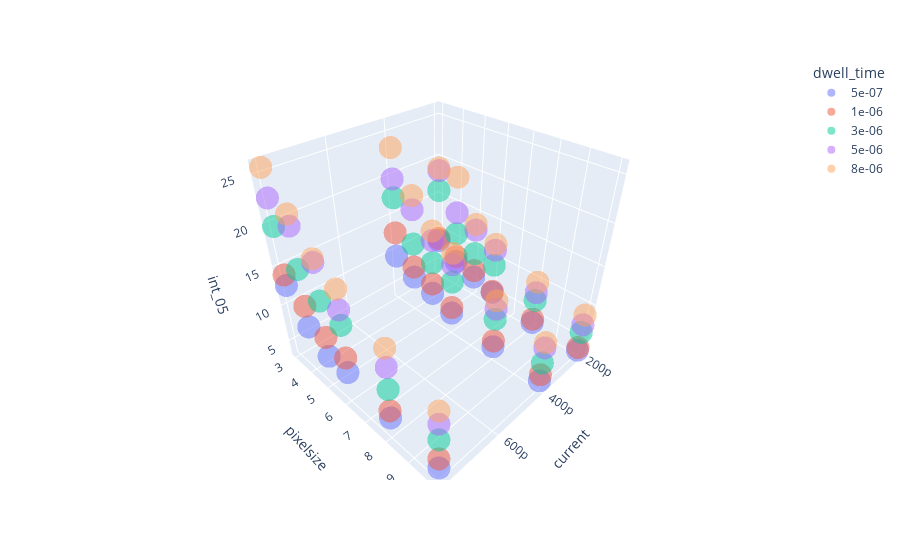
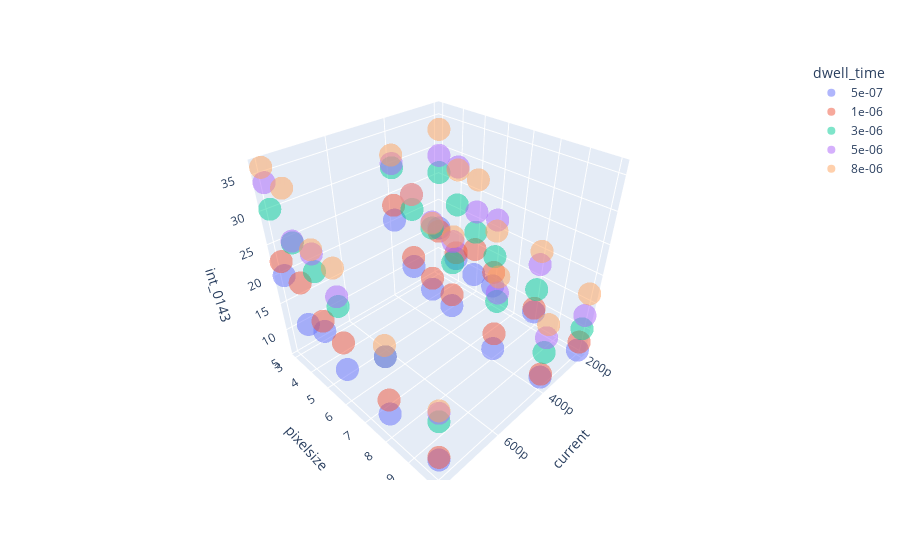

Notebook source saved alongside these figures, in order:
### Code cell
import plotly.express as px


# convert dwell time to category
df["dwell_time"] = df["dwell_time"].astype("category")

# plot 3d scatter plot with current, pixelsize and int_05 color by dwell time
fig = px.scatter_3d(df, x="current", 
                    y="pixelsize", 
                    z="int_05", 
                    color="dwell_time", 
                    opacity=0.5)
fig.show()


# plot 3d scatter plot with current, pixelsize and int_0143 color by dwell time
fig = px.scatter_3d(df, x="current", 
                    y="pixelsize", 
                    z="int_0143", 
                    color="dwell_time", 
                    opacity=0.5)
fig.show()

### Figure 1 — Plotly figure (JSON) as saved in the notebook; plotly's stock layout.template omitted (floating-point values rounded to 4 significant figures)
{"data": [{"hovertemplate": "dwell_time=5e-07<br>current=%{x}<br>pixelsize=%{y}<br>int_05=%{z}<extra></extra>", "legendgroup": "5e-07", "marker": {"color": "#636efa", "opacity": 0.5, "symbol": "circle"}, "mode": "markers", "name": "5e-07", "scene": "scene", "showlegend": true, "type": "scatter3d", "x": [2e-10, 2e-10, 2e-10, 2e-10, 2e-10, 2e-10, 4e-10, 4e-10, 4e-10, 4e-10, 4e-10, 4e-10, 8e-10, 8e-10, 8e-10, 8e-10, 8e-10, 8e-10], "y": [3.0, 4, 5.0, 6.0, 8, 10.0, 3.0, 4, 5.0, 6.0, 8, 10.0, 3.0, 4, 5.0, 6.0, 8, 10.0], "z": [8.333, 6.5, 5.6, 4.833, 3.75, 3.5, 9.333, 7.75, 7.0, 5.833, 4.75, 4.2, 12.67, 9, 7.0, 7.0, 5.75, 4.7]}, {"hovertemplate": "dwell_time=1e-06<br>current=%{x}<br>pixelsize=%{y}<br>int_05=%{z}<extra></extra>", "legendgroup": "1e-06", "marker": {"color": "#EF553B", "opacity": 0.5, "symbol": "circle"}, "mode": "markers", "name": "1e-06", "scene": "scene", "showlegend": true, "type": "scatter3d", "x": [2e-10, 2e-10, 2e-10, 2e-10, 2e-10, 2e-10, 4e-10, 4e-10, 4e-10, 4e-10, 4e-10, 4e-10, 8e-10, 8e-10, 8e-10, 8e-10, 8e-10, 8e-10], "y": [3.0, 4, 5.0, 6.0, 8, 10.0, 3.0, 4, 5.0, 6.0, 8, 10.0, 3.0, 4, 5.0, 6.0, 8, 10.0], "z": [8.667, 7.25, 6.6, 5.0, 4.25, 3.9, 12.67, 9.25, 8.4, 6.667, 5.625, 5.1, 14.0, 11.75, 9.6, 9.0, 6.75, 6.0]}, {"hovertemplate": "dwell_time=3e-06<br>current=%{x}<br>pixelsize=%{y}<br>int_05=%{z}<extra></extra>", "legendgroup": "3e-06", "marker": {"color": "#00cc96", "opacity": 0.5, "symbol": "circle"}, "mode": "markers", "name": "3e-06", "scene": "scene", "showlegend": true, "type": "scatter3d", "x": [2e-10, 2e-10, 2e-10, 2e-10, 2e-10, 2e-10, 4e-10, 4e-10, 4e-10, 4e-10, 4e-10, 4e-10, 8e-10, 8e-10, 8e-10, 8e-10, 8e-10, 8e-10], "y": [3.0, 4, 5.0, 6.0, 8, 10.0, 3.0, 4, 5.0, 6.0, 8, 10.0, 3.0, 4, 5.0, 6.0, 8, 10.0], "z": [15.67, 10.75, 9.2, 9.0, 7.125, 6.2, 17.33, 12.5, 11.4, 10.33, 8.75, 6.8, 19.67, 16.25, 14.2, 13.17, 9.625, 8.6]}, {"hovertemplate": "dwell_time=5e-06<br>current=%{x}<br>pixelsize=%{y}<br>int_05=%{z}<extra></extra>", "legendgroup": "5e-06", "marker": {"color": "#ab63fa", "opacity": 0.5, "symbol": "circle"}, "mode": "markers", "name": "5e-06", "scene": "scene", "showlegend": true, "type": "scatter3d", "x": [2e-10, 2e-10, 2e-10, 2e-10, 2e-10, 2e-10, 4e-10, 4e-10, 4e-10, 4e-10, 4e-10, 4e-10, 8e-10, 8e-10, 8e-10, 8e-10, 8e-10, 8e-10], "y": [3.0, 4, 5.0, 6.0, 8, 10.0, 3.0, 4, 5.0, 6.0, 8, 10.0, 3.0, 4, 5.0, 6.0, 8, 10.0], "z": [18.33, 13.75, 12.6, 11.17, 8.25, 7.3, 19.67, 17, 14.4, 12.67, 10.12, 8.9, 22.67, 21, 18.6, 15.0, 12.38, 10.6]}, {"hovertemplate": "dwell_time=8e-06<br>current=%{x}<br>pixelsize=%{y}<br>int_05=%{z}<extra></extra>", "legendgroup": "8e-06", "marker": {"color": "#FFA15A", "opacity": 0.5, "symbol": "circle"}, "mode": "markers", "name": "8e-06", "scene": "scene", "showlegend": true, "type": "scatter3d", "x": [2e-10, 2e-10, 2e-10, 2e-10, 2e-10, 2e-10, 4e-10, 4e-10, 4e-10, 4e-10, 4e-10, 4e-10, 8e-10, 8e-10, 8e-10, 8e-10, 8e-10, 8e-10], "y": [3.0, 4, 5.0, 6.0, 8, 10.0, 3.0, 4, 5.0, 6.0, 8, 10.0, 3.0, 4, 5.0, 6.0, 8, 10.0], "z": [18.67, 18.5, 13.4, 12.0, 9.75, 8.7, 23.33, 18.75, 15.6, 14.17, 11.25, 9.6, 25.67, 22.25, 19, 17.33, 14.62, 12.2]}], "layout": {"legend": {"title": {"text": "dwell_time"}, "tracegroupgap": 0}, "margin": {"t": 60}, "scene": {"domain": {"x": [0, 1], "y": [0, 1]}, "xaxis": {"title": {"text": "current"}}, "yaxis": {"title": {"text": "pixelsize"}}, "zaxis": {"title": {"text": "int_05"}}}}}

### Figure 2 — Plotly figure (JSON) as saved in the notebook; plotly's stock layout.template omitted (floating-point values rounded to 4 significant figures)
{"data": [{"hovertemplate": "dwell_time=5e-07<br>current=%{x}<br>pixelsize=%{y}<br>int_0143=%{z}<extra></extra>", "legendgroup": "5e-07", "marker": {"color": "#636efa", "opacity": 0.5, "symbol": "circle"}, "mode": "markers", "name": "5e-07", "scene": "scene", "showlegend": true, "type": "scatter3d", "x": [2e-10, 2e-10, 2e-10, 2e-10, 2e-10, 2e-10, 4e-10, 4e-10, 4e-10, 4e-10, 4e-10, 4e-10, 8e-10, 8e-10, 8e-10, 8e-10, 8e-10, 8e-10], "y": [3.0, 4, 5.0, 6.0, 8, 10.0, 3.0, 4, 5.0, 6.0, 8, 10.0, 3.0, 4, 5.0, 6.0, 8, 10.0], "z": [15.0, 10.5, 9.2, 9.0, 8.375, 5.8, 20.67, 13.75, 11.4, 10.5, 7.125, 7.5, 20, 13.75, 15.2, 11.17, 9.625, 9.0]}, {"hovertemplate": "dwell_time=1e-06<br>current=%{x}<br>pixelsize=%{y}<br>int_0143=%{z}<extra></extra>", "legendgroup": "1e-06", "marker": {"color": "#EF553B", "opacity": 0.5, "symbol": "circle"}, "mode": "markers", "name": "1e-06", "scene": "scene", "showlegend": true, "type": "scatter3d", "x": [2e-10, 2e-10, 2e-10, 2e-10, 2e-10, 2e-10, 4e-10, 4e-10, 4e-10, 4e-10, 4e-10, 4e-10, 8e-10, 8e-10, 8e-10, 8e-10, 8e-10, 8e-10], "y": [3.0, 4, 5.0, 6.0, 8, 10.0, 3.0, 4, 5.0, 6.0, 8, 10.0, 3.0, 4, 5.0, 6.0, 8, 10.0], "z": [14.33, 11.75, 14.4, 11.83, 9.125, 7.5, 23.33, 15.5, 13.6, 12.67, 10.12, 8.1, 22.33, 21, 17.0, 16.0, 12.25, 9.5]}, {"hovertemplate": "dwell_time=3e-06<br>current=%{x}<br>pixelsize=%{y}<br>int_0143=%{z}<extra></extra>", "legendgroup": "3e-06", "marker": {"color": "#00cc96", "opacity": 0.5, "symbol": "circle"}, "mode": "markers", "name": "3e-06", "scene": "scene", "showlegend": true, "type": "scatter3d", "x": [2e-10, 2e-10, 2e-10, 2e-10, 2e-10, 2e-10, 4e-10, 4e-10, 4e-10, 4e-10, 4e-10, 4e-10, 8e-10, 8e-10, 8e-10, 8e-10, 8e-10, 8e-10], "y": [3.0, 4, 5.0, 6.0, 8, 10.0, 3.0, 4, 5.0, 6.0, 8, 10.0, 3.0, 4, 5.0, 6.0, 8, 10.0], "z": [25.67, 21.25, 17.8, 15.0, 12.88, 10.2, 29.67, 24.25, 22.8, 18.67, 16.25, 12.3, 30.33, 27.25, 25, 22, 19.62, 15.9]}, {"hovertemplate": "dwell_time=5e-06<br>current=%{x}<br>pixelsize=%{y}<br>int_0143=%{z}<extra></extra>", "legendgroup": "5e-06", "marker": {"color": "#ab63fa", "opacity": 0.5, "symbol": "circle"}, "mode": "markers", "name": "5e-06", "scene": "scene", "showlegend": true, "type": "scatter3d", "x": [2e-10, 2e-10, 2e-10, 2e-10, 2e-10, 2e-10, 4e-10, 4e-10, 4e-10, 4e-10, 4e-10, 4e-10, 8e-10, 8e-10, 8e-10, 8e-10, 8e-10, 8e-10], "y": [3.0, 4, 5.0, 6.0, 8, 10.0, 3.0, 4, 5.0, 6.0, 8, 10.0, 3.0, 4, 5.0, 6.0, 8, 10.0], "z": [28.67, 28, 21.6, 21.83, 17.62, 12.8, 30.33, 26.75, 23.8, 22.33, 17.75, 15.0, 34.0, 27.5, 27.6, 23.5, 19.62, 17.3]}, {"hovertemplate": "dwell_time=8e-06<br>current=%{x}<br>pixelsize=%{y}<br>int_0143=%{z}<extra></extra>", "legendgroup": "8e-06", "marker": {"color": "#FFA15A", "opacity": 0.5, "symbol": "circle"}, "mode": "markers", "name": "8e-06", "scene": "scene", "showlegend": true, "type": "scatter3d", "x": [2e-10, 2e-10, 2e-10, 2e-10, 2e-10, 2e-10, 4e-10, 4e-10, 4e-10, 4e-10, 4e-10, 4e-10, 8e-10, 8e-10, 8e-10, 8e-10, 8e-10, 8e-10], "y": [3.0, 4, 5.0, 6.0, 8, 10.0, 3.0, 4, 5.0, 6.0, 8, 10.0, 3.0, 4, 5.0, 6.0, 8, 10.0], "z": [33.0, 27.5, 27.2, 19.83, 20, 16.8, 31.67, 26.75, 23.6, 23.17, 20.5, 17.3, 36.0, 34.75, 28.2, 27.67, 21.38, 17.7]}], "layout": {"legend": {"title": {"text": "dwell_time"}, "tracegroupgap": 0}, "margin": {"t": 60}, "scene": {"domain": {"x": [0, 1], "y": [0, 1]}, "xaxis": {"title": {"text": "current"}}, "yaxis": {"title": {"text": "pixelsize"}}, "zaxis": {"title": {"text": "int_0143"}}}}}
